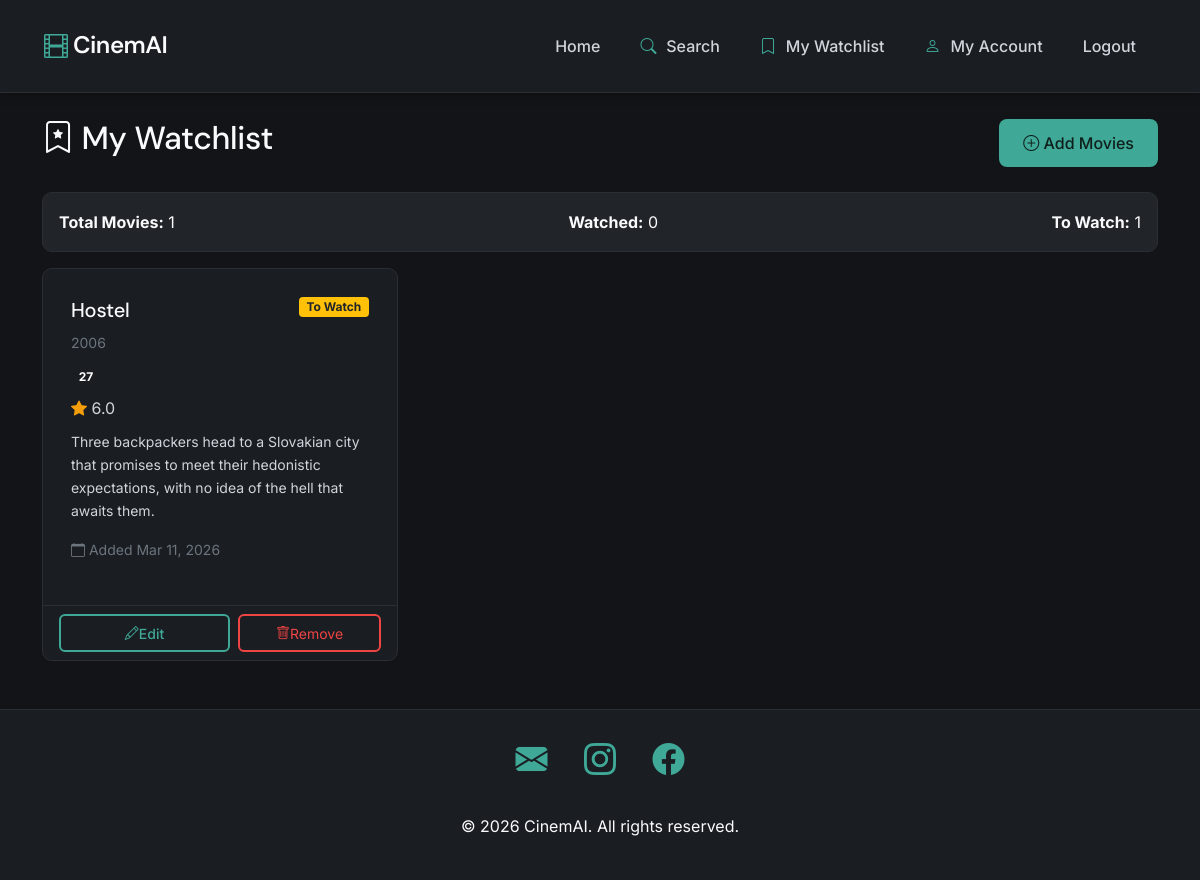
The app's page /watchlist/ (signed in) with its own data.
### cinemai/models.py (models this page shows, shortened)
class Watchlist(models.Model):
    user = models.ForeignKey(User, on_delete=models.CASCADE, related_name='watchlist')
    movie = models.ForeignKey(Movie, on_delete=models.CASCADE)
    added_at = models.DateTimeField(auto_now_add=True)
    watched = models.BooleanField(default=False)
    notes = models.TextField(blank=True)
    class Meta:
        unique_together = ('user', 'movie')
        ordering = ['-added_at']

class Movie(models.Model):
    title = models.CharField(max_length=255)
    year = models.IntegerField(null=True, blank=True)
    genre = models.CharField(max_length=100, blank=True)
    director = models.CharField(max_length=255, blank=True)
    plot = models.TextField(blank=True)
    poster_url = models.URLField(max_length=500, blank=True)
    backdrop_url = models.URLField(max_length=500, blank=True, null=True)
    tmdb_id = models.IntegerField(unique=True, null=True, blank=True)
    imdb_id = models.CharField(max_length=20, null=True, blank=True)
    rating = models.DecimalField(max_digits=3, decimal_places=1, null=True, blank=True)
    runtime = models.IntegerField(null=True, blank=True)  # in minutes
    release_date = models.DateField(null=True, blank=True)
    popularity = models.FloatField(null=True, blank=True)
    vote_count = models.IntegerField(null=True, blank=True)
    trailer_url = models.URLField(max_length=500, blank=True, null=True)
    streaming_providers = models.JSONField(default=dict, blank=True)
    created_at = models.DateTimeField(auto_now_add=True)
    class Meta:
        ordering = ['-popularity', '-created_at']

### cinemai/views.py (the view)
# urls.py: path('watchlist/', views.watchlist_view, name='watchlist'),
@login_required
def watchlist_view(request):
    watchlist_items = Watchlist.objects.filter(user=request.user).select_related('movie')
    watched_count = watchlist_items.filter(watched=True).count()
    to_watch_count = watchlist_items.filter(watched=False).count()
    context = {
        'watchlist_items': watchlist_items,
        'watched_count': watched_count,
        'to_watch_count': to_watch_count,
    }
    return render(request, 'cinemai/watchlist.html', context)

### cinemai/templates/cinemai/watchlist.html (shortened to what this page needs)
{% extends 'cinemai/base.html' %}
{% block content %}
<div class="container my-5">
    <div class="d-flex justify-content-between align-items-center mb-4">
        <h2><i class="bi bi-bookmark-star"></i> My Watchlist</h2>
        <a href="{% url 'search' %}" class="btn btn-primary">
            <i class="bi bi-plus-circle"></i> Add Movies
        </a>
    </div>
    {% if watchlist_items %}
        <div class="row mb-3">
            <div class="col-md-12">
                <div class="card p-3 bg-dark">
                    <div class="d-flex justify-content-between">
                        <div>
                            <strong>Total Movies:</strong> {{ watchlist_items.count }}
                        </div>
                        <div>
                            <strong>Watched:</strong> {{ watched_count }}
                        </div>
                        <div>
                            <strong>To Watch:</strong> {{ to_watch_count }}
                        </div>
                    </div>
                </div>
            </div>
        </div>
        <div class="row g-4">
            {% for item in watchlist_items %}
                <div class="col-md-6 col-lg-4">
                    <div class="card h-100">
                        <div class="card-body">
                            <div class="d-flex justify-content-between align-items-start mb-2">
                                <h5 class="card-title mb-0">{{ item.movie.title }}</h5>
                                {% if item.watched %}
                                    <span class="badge bg-success">Watched</span>
                                {% else %}
                                    <span class="badge bg-warning text-dark">To Watch</span>
                                {% endif %}
                            </div>
                            {% if item.movie.year %}
                                <p class="text-muted small mb-2">{{ item.movie.year }}</p>
                            {% endif %}
                            {% if item.movie.genre %}
                                <span class="badge bg-secondary mb-2">{{ item.movie.genre }}</span>
                            {% endif %}
                            {% if item.movie.rating %}
                                <p class="mb-2">
                                    <i class="bi bi-star-fill text-warning"></i> {{ item.movie.rating }}
                                </p>
                            {% endif %}
                            {% if item.movie.plot %}
                                <p class="card-text small">{{ item.movie.plot|truncatewords:25 }}</p>
                            {% endif %}
                            <p class="text-muted small">
                                <i class="bi bi-calendar"></i> Added {{ item.added_at|date:"M d, Y" }}
                            </p>
                        </div>
                        <div class="card-footer bg-transparent">
                            <div class="watchlist-buttons">
                                <a href="{% url 'update_watchlist' item.id %}" class="btn btn-outline-primary btn-sm">
                                    <i class="bi bi-pencil"></i> Edit
                                </a>
                                <form method="post" action="{% url 'remove_from_watchlist' item.id %}">
                                    <button type="submit" class="btn btn-outline-danger btn-sm"
                                            onclick="return confirm('Remove {{ item.movie.title }} from watchlist?')">
                                        <i class="bi bi-trash"></i> Remove
                                    </button>
                                </form>
                            </div>
                        </div>
                    </div>
                </div>
            {% endfor %}
        </div>
    {% endif %}
</div>
{% endblock %}

### cinemai/static/css/style.css (style rules this page uses)
:root { --bg-primary: #121417; --bg-surface: #1A1D22; --text-primary: #F9FAFB; --text-secondary: #D1D5DB; --accent: #3FA897; --accent-hover: #359680; --accent-text: #0F1F1B; --border-subtle: #2A2F36; --error: #EF4444; --success: #10B981; --warning: #F59E0B; }
* { box-sizing: border-box; }
body { margin: 0; background: var(--bg-primary); color: var(--text-primary); font-family: "Inter", system-ui, -apple-system, sans-serif; line-height: 1.65; min-height: 100vh; padding-top: 70px; }
h1, h2, h3, h4, h5, h6 { font-family: "DM Sans", system-ui, sans-serif; font-weight: 500; letter-spacing: -0.01em; line-height: 1.3; color: var(--text-primary); }
a { color: var(--accent); text-decoration: none; transition: color 0.2s ease; }
.text-secondary, .text-muted { color: var(--text-secondary); }
.text-warning { color: var(--warning) !important; }
.bg-secondary { background-color: var(--bg-surface) !important; }
.btn-primary { background: var(--accent); color: var(--accent-text) !important; border: none; border-radius: 8px; padding: 0.75rem 1.5rem; font-weight: 500; transition: all 0.2s ease; }
.btn-outline-primary { border: 2px solid var(--accent); color: var(--accent); background: transparent; border-radius: 8px; padding: 0.75rem 1.5rem; font-weight: 500; transition: all 0.2s ease; }
.btn-outline-danger { border: 2px solid var(--error); color: var(--error); background: transparent; border-radius: 8px; transition: all 0.2s ease; }
.watchlist-buttons { display: flex; gap: 0.5rem; }
.watchlist-buttons .btn, .watchlist-buttons form { flex: 1; }
.watchlist-buttons .btn, .watchlist-buttons form button { width: 100%; height: 38px; border-radius: 0.375rem; display: flex; align-items: center; justify-content: center; padding: 0.375rem 0.75rem; }
.card { background: var(--bg-surface); border: 1px solid var(--border-subtle); border-radius: 10px; transition: all 0.3s ease; display: flex; flex-direction: column; }
.card-title { font-family: "DM Sans", sans-serif; font-weight: 500; margin-bottom: 0.75rem; color: var(--text-primary); }
.card-text { color: var(--text-secondary); }
.card-body { padding: 1.75rem; color: var(--text-primary); }
.card-body h1, .card-body h2, .card-body h3, .card-body h4, .card-body h5, .card-body h6 { color: var(--text-primary); }
.card-body p, .card-body small { color: var(--text-secondary); }
.card-footer { background: transparent; border-top: 1px solid var(--border-subtle); }

### records on screen
Watchlist: movie "Hostel", watched "To Watch", movie.year "2006", movie.genre "27", movie.rating "6.0", movie.plot "Three backpackers head to a Slovakian city that promises to meet their hedonistic expectations, with no idea of the hell that awaits them.", added_at "Mar 11, 2026"

### other values on screen
{{ watchlist_items.count }} "1"
{{ watched_count }} "0"
{{ to_watch_count }} "1"
